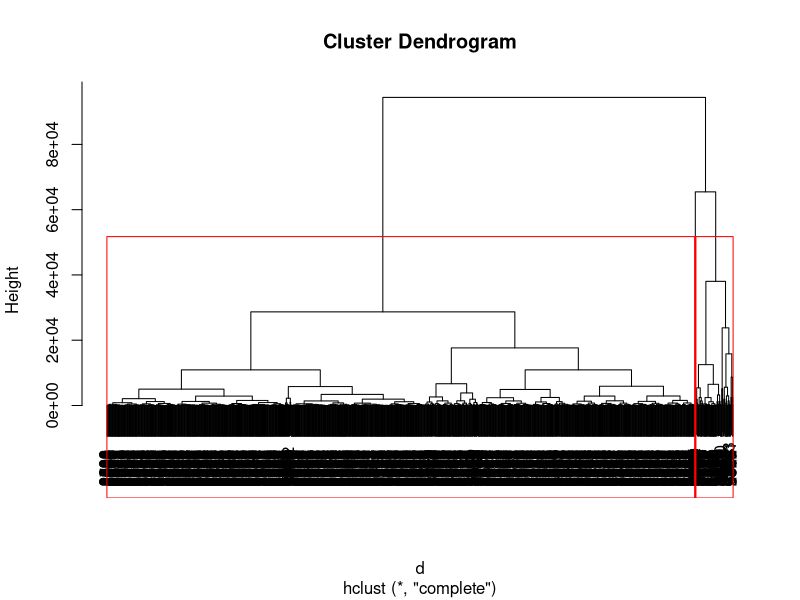
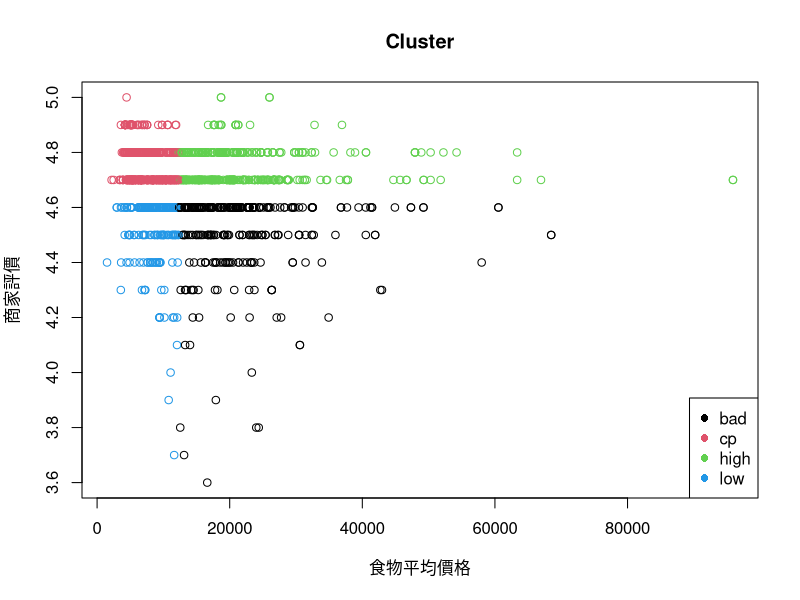
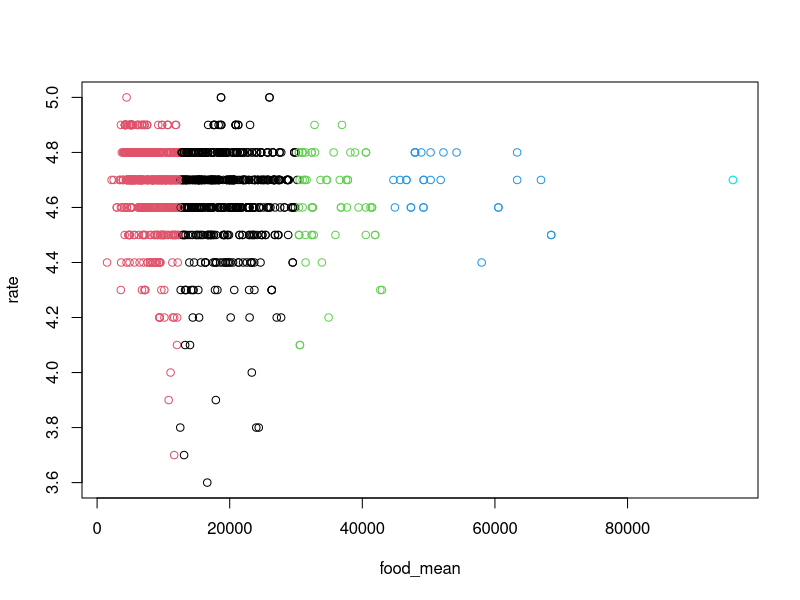
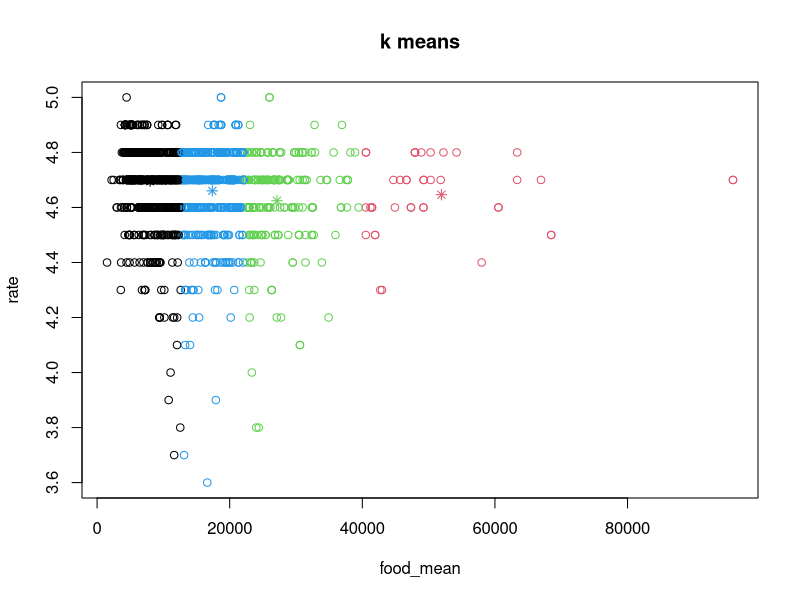

R code for these plots, in order:
#cluster
store=read.csv("data/ubereat_1201.csv", header=TRUE, sep=",")
store = store[store$postcode>=100 & store$postcode<200, ]
store=store[apply(store,1,function(x) !any(is.na(x))), ] #remove NA row
store=store[store$rate_num!=0,]
DATA=store[,c("food_mean","rate")]
food_med=median(DATA$food_mean)
rate_med=median(DATA$rate)
store$class=NA
store$class[store$food_mean>=food_med & store$rate>=rate_med]="high"
store$class[store$food_mean< food_med & store$rate< rate_med]="low"
store$class[store$food_mean< food_med & store$rate>=rate_med]="cp"
store$class[store$food_mean>=food_med & store$rate< rate_med]="bad"

write.csv(store,"data/uber_all4class.csv")

png("result/4class_median.png")
plot(store$food_mean,store$rate,col=factor(store$class),xlab="食物平均價格",ylab="商家評價",main="Cluster",pch=1)
legend(x="bottomright",legend=c("bad","cp","high","low"),col=1:4,pch=16)
dev.off()

#HC
d=dist(as.matrix(DATA)) 
hc=hclust(d) 
plot(hc)
rect.hclust(hc,k=3,border="red")
cut=cutree(hc, k=5)

png("result/4class_hclust.png")
plot(DATA,col=cut)
dev.off()

#k means
cl=kmeans(DATA,center=4,nstart=1)
png("result/4class_kmean.png")
plot(DATA, col=cl$cluster,main="k means")
points(cl$centers, col=1:6, pch=8)
dev.off()
